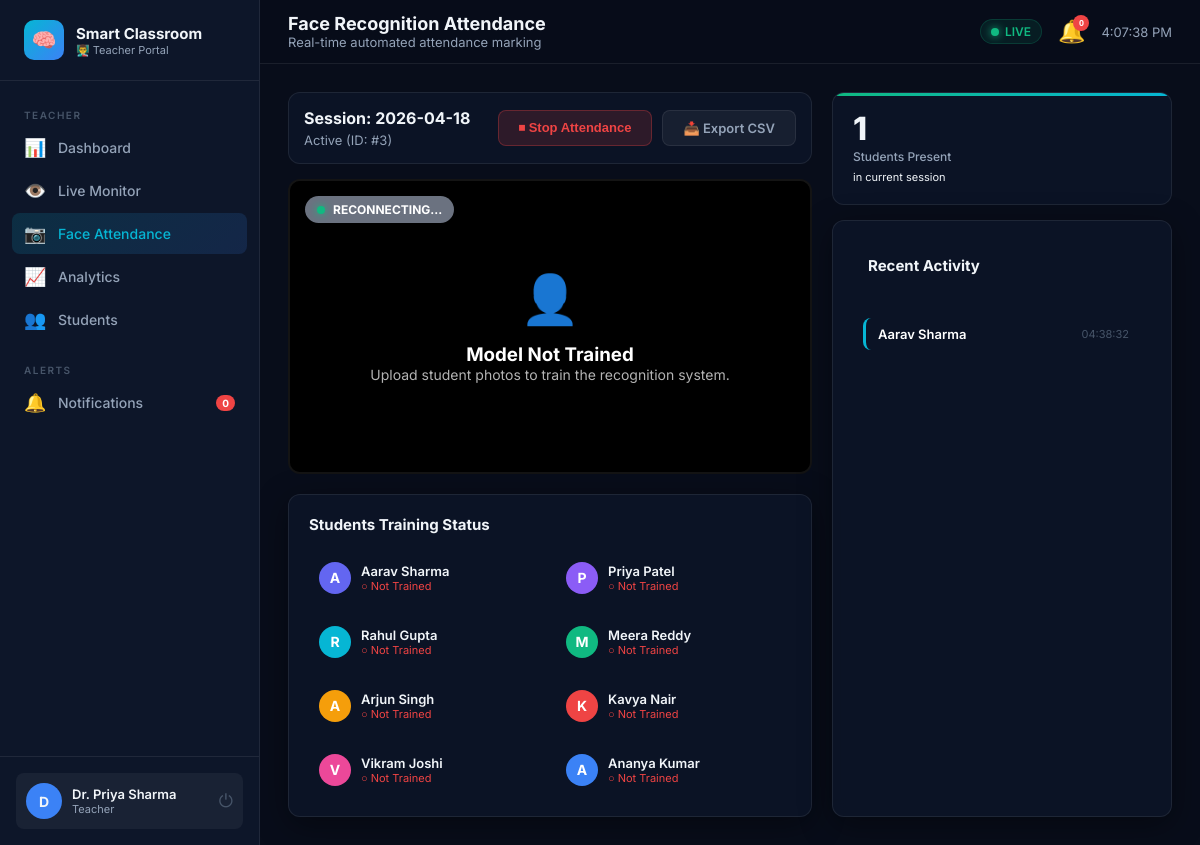
The app's page /face-attendance/ (signed in) with its own data.
### models/user.py (models this page shows, shortened)
class User(UserMixin, db.Model):
    __tablename__ = 'users'
    id           = db.Column(db.Integer, primary_key=True)
    name         = db.Column(db.String(100), nullable=False)
    email        = db.Column(db.String(120), unique=True, nullable=False)
    password_hash= db.Column(db.String(256), nullable=False)
    role         = db.Column(db.String(20), default='student')  # student/teacher/admin
    avatar_color = db.Column(db.String(20), default='#6366f1')
    created_at   = db.Column(db.DateTime, default=datetime.utcnow)
    is_active_   = db.Column(db.Boolean, default=True)
    student_profile = db.relationship('StudentProfile', backref='user', uselist=False, lazy=True)
    teacher_entries = db.relationship('TimetableEntry',  backref='teacher', lazy=True)
    def is_student(self):  return self.role == 'student'
    def is_teacher(self):  return self.role == 'teacher'

class StudentProfile(db.Model):
    __tablename__ = 'student_profiles'
    id             = db.Column(db.Integer, primary_key=True)
    user_id        = db.Column(db.Integer, db.ForeignKey('users.id'), nullable=False)
    department_id  = db.Column(db.Integer, db.ForeignKey('departments.id'), nullable=True)
    enrollment_no  = db.Column(db.String(30), unique=True, nullable=True)
    semester       = db.Column(db.Integer, default=1)
    avatar_color   = db.Column(db.String(20), default='#06b6d4')
    is_face_trained = db.Column(db.Boolean, default=False)
    face_image_path = db.Column(db.String(300), nullable=True)
    attendances    = db.relationship('Attendance',    backref='student', lazy=True)
    focus_sessions = db.relationship('FocusSession',  backref='student', lazy=True)

### models/timetable.py (models this page shows)
class ClassSession(db.Model):
    __tablename__ = 'class_sessions'
    id             = db.Column(db.Integer, primary_key=True)
    timetable_id   = db.Column(db.Integer, db.ForeignKey('timetable_entries.id'), nullable=False)
    date           = db.Column(db.Date, default=datetime.utcnow)
    started_at     = db.Column(db.DateTime, default=datetime.utcnow)
    ended_at       = db.Column(db.DateTime, nullable=True)
    status         = db.Column(db.String(20), default='active')   # active/ended
    attendances    = db.relationship('Attendance',   backref='class_session', lazy=True)
    focus_sessions = db.relationship('FocusSession', backref='class_session', lazy=True)

### routes/face_attendance.py (the view)
@face_att_bp.route('/')
@login_required
@teacher_required
def dashboard():
    profiles = StudentProfile.query.all()
    active_session = (ClassSession.query
                      .join(ClassSession.timetable_entry)
                      .filter(TimetableEntry.teacher_id == current_user.id,
                              ClassSession.status == 'active')
                      .order_by(ClassSession.id.desc())
                      .first())
    marked = {}
    if active_session:
        atts = Attendance.query.filter_by(class_session_id=active_session.id).all()
        marked = {a.student_id: a.joined_at.strftime('%H:%M:%S') for a in atts}
    return render_template('face_attendance/dashboard.html',
                           profiles=profiles,
                           active_session=active_session,
                           marked=marked,
                           model_ready=face_recognizer.is_ready())

### ai/face_recognizer.py (called while the page is built)
    def is_ready(self) -> bool:
        return self._model is not None and len(self._id_to_student_id) > 0

### routes/face_attendance.py (called while the page is built)
def teacher_required(f):
    @wraps(f)
    def decorated(*args, **kwargs):
        if not current_user.is_authenticated or current_user.role not in ('teacher', 'admin'):
            flash('Teacher access required.', 'error')
            return redirect(url_for('auth.login'))
        return f(*args, **kwargs)
    return decorated

### templates/face_attendance/dashboard.html (shortened to what this page needs)
{% extends 'base.html' %}
{% block page_title %}Face Recognition Attendance{% endblock %}
{% block page_subtitle %}Real-time automated attendance marking{% endblock %}
{% block content %}
<div class="attendance-layout">
    <div class="main-column">
        <div class="control-card">
            <div style="display:flex; justify-content: space-between; align-items: center;">
                <div>
                    <h3 style="margin:0; font-size:16px;">Session: {{ active_session.date if active_session else 'No Active Session' }}</h3>
                    <p style="margin:4px 0 0; font-size:13px; color:var(--text-secondary);">
                        {% if active_session %}Active (ID: #{{ active_session.id }}){% else %}Please start a session to begin.{% endif %}
                    </p>
                </div>
                <div style="display:flex; gap:10px;">
                    {% if active_session %}
                        <form action="{{ url_for('face_attendance.stop_attendance') }}" method="POST">
                            <button type="submit" class="btn btn-danger">⏹ Stop Attendance</button>
                        </form>
                        <a href="{{ url_for('face_attendance.export_csv', session_id=active_session.id) }}" class="btn btn-ghost">📥 Export CSV</a>
                    {% else %}
                        <form action="{{ url_for('face_attendance.start_attendance') }}" method="POST">
                            <button type="submit" class="btn btn-primary">▶ Start New Session</button>
                        </form>
                    {% endif %}
                </div>
            </div>
        </div>
        <div class="video-panel">
            <div id="status-badge" class="status-badge status-idle">
                <div class="status-dot"></div> <span id="status-text">INITIALIZING...</span>
            </div>
            <div id="idle-overlay" class="video-overlay">
                <div style="font-size:48px; margin-bottom:15px;">👤</div>
                <h3 id="overlay-msg">{% if not model_ready %}Model Not Trained{% elif not active_session %}Session Not Started{% else %}Waiting for Stream...{% endif %}</h3>
                <p style="font-size:14px; opacity:0.7;">
                    {% if not model_ready %}Upload student photos to train the recognition system.{% else %}Click start to activate real-time face recognition.{% endif %}
                </p>
            </div>
        </div>
        <div class="card" style="margin-top:20px;">
            <div class="section-header">
                <div class="section-title">Students Training Status</div>
            </div>
            <div style="display:grid; grid-template-columns: repeat(auto-fill, minmax(200px, 1fr)); gap:12px;">
                {% for p in profiles %}
                <div style="background:var(--bg-dark); padding:10px; border-radius:8px; display:flex; align-items:center; gap:10px; border:1px solid var(--border);">
                    <div class="student-avatar" style="background:{{ p.avatar_color }}; width:32px; height:32px; font-size:14px;">{{ p.user.name[0] }}</div>
                    <div style="flex:1; overflow:hidden;">
                        <div style="font-weight:600; font-size:13px; white-space:nowrap; overflow:hidden; text-overflow:ellipsis;">{{ p.user.name }}</div>
                        <div style="font-size:11px;">
                            {% if p.is_face_trained %}
                                <span style="color:#10b981;">● Trained</span>
                            {% else %}
                                <span style="color:#ef4444;">○ Not Trained</span>
                            {% endif %}
                        </div>
                    </div>
                </div>
                {% endfor %}
            </div>
        </div>
    </div>
    <div class="log-panel">
        <div class="stat-card" style="--card-accent: linear-gradient(90deg,#10b981,#06b6d4); padding:20px;">
            <div class="stat-value" id="count-marked">{{ marked|length }}</div>
            <div class="stat-label">Students Present</div>
            <div class="stat-change" id="session-label">in current session</div>
        </div>
        <div class="card log-card">
            <div class="section-header" style="padding:15px; border-bottom:1px solid var(--border);">
                <div class="section-title">Recent Activity</div>
            </div>
            <div id="attendance-log" class="log-list">
                {% if marked %}
                    {% for sid, ts in marked.items() %}
                        <div class="log-item" id="log-{{ sid }}">
                            <span class="recognized-name">{{ profiles|selectattr("id", "equalto", sid)|first|attr("user")|attr("name") }}</span>
                            <span class="recognized-time">{{ ts }}</span>
                        </div>
                    {% endfor %}
                {% else %}
                    <div id="empty-log" class="empty-state" style="padding:20px 0;">
                        <p style="font-size:12px;">Waiting for detections...</p>
                    </div>
                {% endif %}
            </div>
        </div>
    </div>
</div>
{% endblock %}

### templates/base.html (shortened to what this page needs)
<!DOCTYPE html>
<html lang="en">
<head>
  <link rel="stylesheet" href="{{ url_for('static', filename='css/main.css') }}"/>
</head>
<body>
{% set role_accent = {
  'teacher': '--accent-blue',
  'admin':   '--accent-yellow',
  'student': '--accent-cyan'
}[current_user.role] if current_user.is_authenticated else '--accent-cyan' %}
<div class="layout">
  <aside class="sidebar" data-role="{{ current_user.role if current_user.is_authenticated else 'student' }}">
    <div class="sidebar-logo">
      <div class="logo-icon">🧠</div>
      <div>
        <span>Smart Classroom</span>
        <small>
          {% if current_user.is_authenticated %}
            {% if current_user.is_student() %}🎓 Student Portal
            {% elif current_user.is_teacher() %}👨‍🏫 Teacher Portal
            {% else %}🛡️ Admin Portal{% endif %}
          {% endif %}
        </small>
      </div>
    </div>
    <nav class="sidebar-nav">
      {% if current_user.is_authenticated and current_user.is_student() %}
      <div class="nav-section-label">Student</div>
      <a href="{{ url_for('student.dashboard') }}" class="nav-link {% if request.endpoint == 'student.dashboard' %}active{% endif %}">
        <span class="nav-icon">🏠</span> My Dashboard
      </a>
      <a href="{{ url_for('student.schedule') }}" class="nav-link {% if request.endpoint == 'student.schedule' %}active{% endif %}">
        <span class="nav-icon">📅</span> Schedule
      </a>
      <a href="{{ url_for('student.attendance') }}" class="nav-link {% if request.endpoint == 'student.attendance' %}active{% endif %}">
        <span class="nav-icon">✅</span> Attendance
      </a>
      <a href="{{ url_for('student.analytics') }}" class="nav-link {% if request.endpoint == 'student.analytics' %}active{% endif %}">
        <span class="nav-icon">📈</span> My Analytics
      </a>
      {% elif current_user.is_authenticated and current_user.is_teacher() %}
      <div class="nav-section-label">Teacher</div>
      <a href="{{ url_for('dashboard.index') }}" class="nav-link {% if request.endpoint == 'dashboard.index' %}active{% endif %}">
        <span class="nav-icon">📊</span> Dashboard
      </a>
      <a href="{{ url_for('monitoring.live') }}" class="nav-link {% if request.endpoint == 'monitoring.live' %}active{% endif %}">
        <span class="nav-icon">👁️</span> Live Monitor
      </a>
      <a href="{{ url_for('face_attendance.dashboard') }}" class="nav-link {% if request.endpoint and request.endpoint.startswith('face_attendance') %}active{% endif %}">
        <span class="nav-icon">📷</span> Face Attendance
      </a>
      <a href="{{ url_for('analytics.index') }}" class="nav-link {% if request.endpoint == 'analytics.index' %}active{% endif %}">
        <span class="nav-icon">📈</span> Analytics
      </a>
      <a href="{{ url_for('students.index') }}" class="nav-link {% if request.endpoint == 'students.index' %}active{% endif %}">
        <span class="nav-icon">👥</span> Students
      </a>
      {% endif %}
      <div class="nav-section-label" style="margin-top:12px;">Alerts</div>
      <a href="#" class="nav-link" onclick="openAlertDrawer()">
        <span class="nav-icon">🔔</span> Notifications
        <span class="nav-badge" id="sidebar-alert-count">0</span>
      </a>
    </nav>
    <div class="sidebar-footer">
      <div class="user-card">
        <div class="user-avatar" style="background:{{ current_user.avatar_color if current_user.is_authenticated else '#6366f1' }}">
          {{ current_user.name[0].upper() if current_user.is_authenticated else '?' }}
        </div>
        <div class="user-info">
          <div class="user-name">{{ current_user.name if current_user.is_authenticated else 'Guest' }}</div>
          <div class="user-role">{{ current_user.role.title() if current_user.is_authenticated else '' }}</div>
        </div>
        <a href="{{ url_for('auth.logout') }}" class="logout-btn" title="Logout">⏻</a>
      </div>
    </div>
  </aside>
  <div class="main-area">
    <header class="topbar">
      <div class="topbar-title">
        {% block page_title %}Dashboard{% endblock %}
        <small>{% block page_subtitle %}AI-Powered Smart Classroom{% endblock %}</small>
      </div>
      <div class="topbar-right">
        <div class="live-badge"><div class="status-dot"></div> LIVE</div>
        <button class="alert-btn" onclick="openAlertDrawer()" title="Alerts">
          🔔 <span class="alert-count" id="topbar-alert-count">0</span>
        </button>
        <div style="font-size:13px;color:var(--text-secondary);" id="clock"></div>
      </div>
    </header>
    <main class="page-content fade-in">
      {% block content %}{% endblock %}
    </main>
  </div>
</div>
</body>
</html>

### templates/face_attendance/dashboard.html (style rules this page uses)
.attendance-layout { display: grid; grid-template-columns: 1fr 340px; gap: 20px; }
.video-panel { background: #000; border-radius: 12px; overflow: hidden; position: relative; aspect-ratio: 16/9; border: 2px solid var(--glass-border); }
.video-overlay { position: absolute; inset: 0; display: flex; flex-direction: column; align-items: center; justify-content: center; background: rgba(0,0,0,0.6); color: white; z-index: 5; }
.status-badge { position: absolute; top: 15px; left: 15px; padding: 6px 12px; border-radius: 20px; font-size: 12px; font-weight: 700; z-index: 10; display: flex; align-items: center; gap: 8px; }
.status-idle { background: #6b7280; color: white; }
.log-panel { display: flex; flex-direction: column; gap: 15px; height: 100%; }
.log-card { flex: 1; display: flex; flex-direction: column; overflow: hidden; }
.log-list { flex: 1; overflow-y: auto; padding: 10px; display: flex; flex-direction: column; gap: 8px; font-size: 13px; }
.log-item { display: flex; justify-content: space-between; align-items: center; padding: 8px 12px; background: var(--bg-dark); border-radius: 8px; border-left: 3px solid var(--accent-cyan); animation: slideIn 0.3s ease-out; }
.recognized-name { font-weight: 600; color: white; }
.recognized-time { font-size: 11px; color: var(--text-muted); }
.control-card { background: var(--bg-card); padding: 15px; border-radius: 12px; border: 1px solid var(--glass-border); margin-bottom: 15px; }

### records on screen
User: name "D", name "Dr. Priya Sharma", role "Teacher"
ClassSession: date "2026-04-18", id "3"
StudentProfile: user "A", user.name "Aarav Sharma", is_face_trained "○ Not Trained"
StudentProfile: user "P", user.name "Priya Patel", is_face_trained "○ Not Trained"
StudentProfile: user "R", user.name "Rahul Gupta", is_face_trained "○ Not Trained"
StudentProfile: user "M", user.name "Meera Reddy", is_face_trained "○ Not Trained"
StudentProfile: user "A", user.name "Arjun Singh", is_face_trained "○ Not Trained"
StudentProfile: user "K", user.name "Kavya Nair", is_face_trained "○ Not Trained"
StudentProfile: user "V", user.name "Vikram Joshi", is_face_trained "○ Not Trained"
StudentProfile: user "A", user.name "Ananya Kumar", is_face_trained "○ Not Trained"

### other values on screen
{{ marked|length }} "1"
{{ ts }} "04:38:32"
